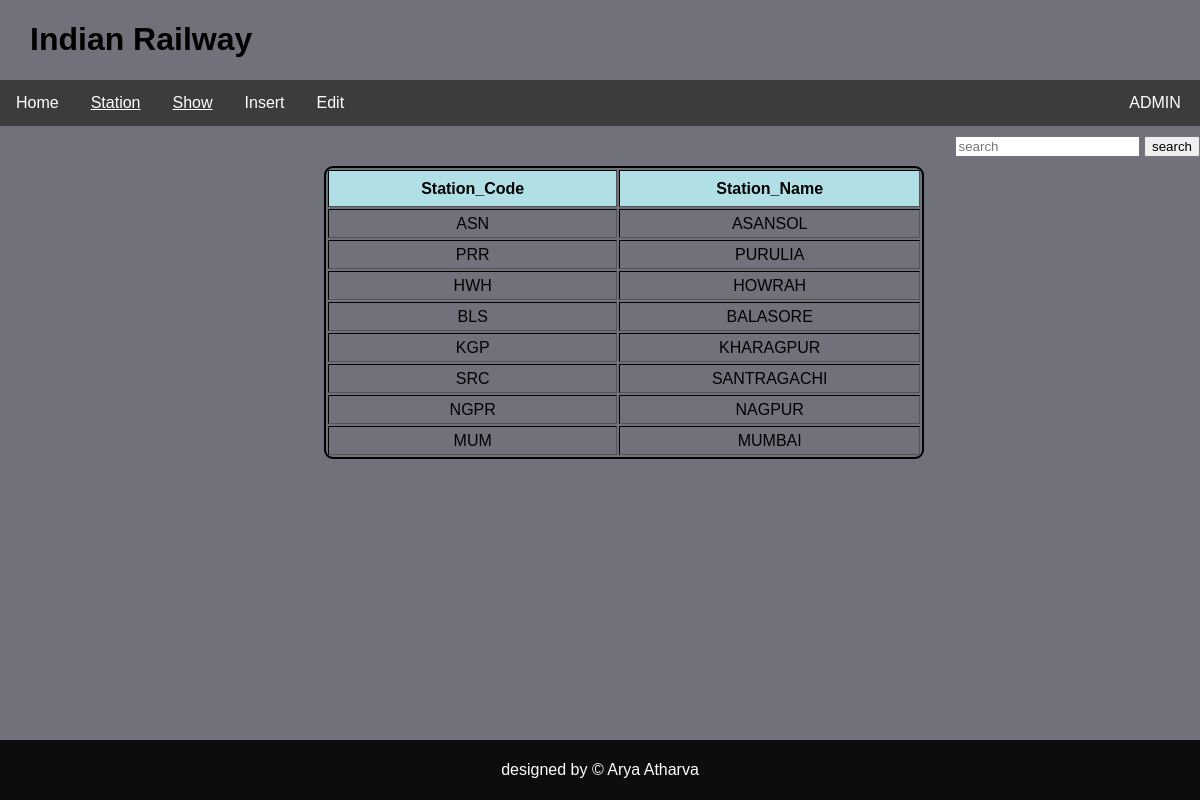
Page /station/index.php (signed in) on the committed database.
### tables this page shows
CREATE TABLE `station_mst` (
  `Stn_ID` int(10) NOT NULL,
  `Station_Code` varchar(5) NOT NULL,
  `Station_Name` varchar(50) NOT NULL,
  `deleted` char(1) NOT NULL DEFAULT 'N'
);

### station/index.php (the view, shortened to what this page needs)
<?php
require "connection.php";
if(isset($_POST['strr']))
{
$str=$_POST["strr"];
$query="SELECT * FROM station_mst WHERE deleted='N' and (Stn_ID!='0' and `Stn_ID` like '%$str%' or `Station_Code` like '%$str%' or `Station_Name` like '%$str%')";
}
else
{
    $query="SELECT * FROM station_mst WHERE deleted='N' and Stn_ID!='0'";
}
$result = mysqli_query($conn,$query);
?>
<!DOCTYPE html>
<html lang="en">
<head>
</head>
<body>
  <div class="bdy">
    <h1 align="left" style="padding-left: 30px" ><b>Indian Railway</b></h1>
    <div class="navbar">
      <a href="/rly_intern/home.php">Home</a>
        <span><u>Station</u></span>
      <?php if($_SESSION['cat']=="ADMIN")
      {
    echo "<a href=\"/rly_intern/station/index.php\" ><u>Show</u></a>";
        echo "<a href=\"/rly_intern/station/insert.php\" >Insert</a>";
        echo "<a href=\"/rly_intern/station/edit.php\" >Edit</a>";
      }
       ?>
      <div class="dropdown">
        <button class="dropbtn">
          <?php
          if(isset($_SESSION['user']))
          {
              echo $_SESSION['user'];
          }else {
            echo "<a href=\"/rly_intern/index.php\" style=\"padding:0px;\" >Login</a>";
          }
          ?>
        </button>
      </div>
    </div>
    <div class="content">
      	<form action="#" align="right" method="post">
      		<input type="text" placeholder="search" name="strr"/>
      		<button>search</button>
      	</form>
          <table  border="1px" style="width:600px;line-height: 25px; border: 2px solid black; margin: 0 auto; border-radius: 9px; position: absolute; top: 10%; left: 27%;">
      			<tr style="background-color: powderblue;">
            	<th align="center" style="font-weight: bold;padding:5px;">Station_Code</th>
            	<th align="center" style="font-weight: bold;padding:5px;">Station_Name</th>
      			</tr>
           	<?php
           	  while($rows=mysqli_fetch_assoc($result))
           	  {
           	  	?>
           	  	<tr>
      						<form method="POST">
           	  		<td align="center"><?php echo $rows["Station_Code"]; ?></td>
      						<td align="center"><?php echo $rows["Station_Name"]; ?></td>
      						</form>
           	  	</tr>
           	  	<?php
           	  }
           ?>
          </table>
    </div>
    <div class="footer">
      <p class="ft">designed by &copy; Arya Atharva</p>
    </div>
  </div>
</body>
</html>

### station/index.php (style rules this page uses)
* { box-sizing: border-box; font-family: Arial, Helvetica, sans-serif; }
body { margin: 0; font-family: Arial, Helvetica, sans-serif; background-color: rgba(65, 66, 78, 0.75); background-position: center; background-repeat: no-repeat; background-size: cover; }
.navbar { overflow: hidden; background-color: rgba(51, 51, 51, 0.85); }
.navbar a,span { float: left; font-size: 16px; color: white; text-align: center; padding: 14px 16px; text-decoration: none; }
.dropdown { float: right; overflow: hidden; }
.dropdown .dropbtn { font-size: 16px; border: none; outline: none; color: white; width: 90px; padding: 14px 16px; background-color: inherit; font-family: inherit; margin: 0; }
.content { position: relative; height: 400px; padding: 10px 0px 0px 40px; }
.footer { background-color: rgba(3, 3, 3, 0.90); padding: 5px; color: white; position: fixed; width: 100%; bottom: 0px; text-align: center; }

### rows in the picture
station_mst: Station_Code "ASN", Station_Name "ASANSOL"
station_mst: Station_Code "PRR", Station_Name "PURULIA"
station_mst: Station_Code "HWH", Station_Name "HOWRAH"
station_mst: Station_Code "BLS", Station_Name "BALASORE"
station_mst: Station_Code "KGP", Station_Name "KHARAGPUR"
station_mst: Station_Code "SRC", Station_Name "SANTRAGACHI"
station_mst: Station_Code "NGPR", Station_Name "NAGPUR"
station_mst: Station_Code "MUM", Station_Name "MUMBAI"

### other values in the picture
$_SESSION['user'] "ADMIN"
